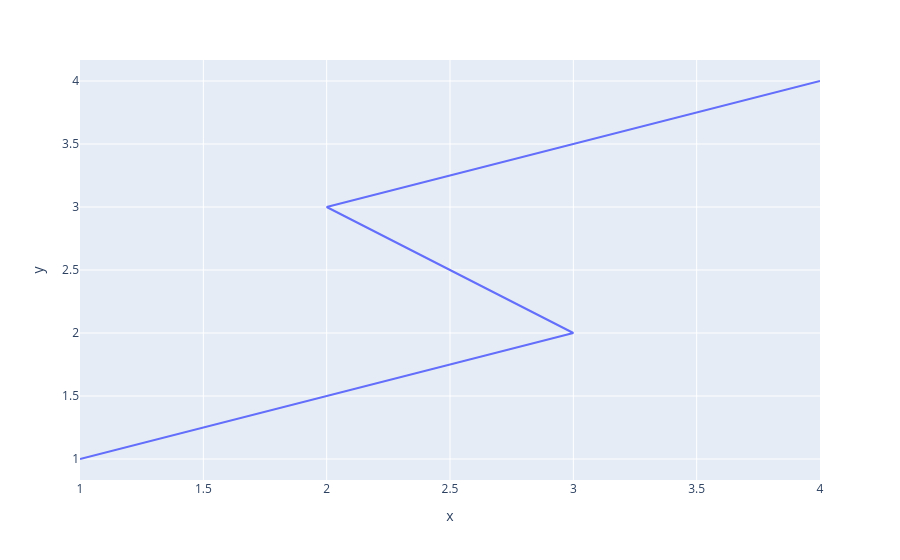

Notebook code for this chart:
### Markdown cell above
### Example 1

### Code cell
df = pd.DataFrame(dict(
    x = [1, 3, 2, 4],
    y = [1, 2, 3, 4]
))
fig = px.line(df, x="x", y="y")
fig.show()

### Figure 1 — Plotly figure (JSON) as saved in the notebook; plotly's stock layout.template omitted (floating-point values rounded to 4 significant figures)
{"data": [{"hovertemplate": "x=%{x}<br>y=%{y}<extra></extra>", "legendgroup": "", "line": {"color": "#636efa", "dash": "solid"}, "marker": {"symbol": "circle"}, "mode": "lines", "name": "", "orientation": "v", "showlegend": false, "type": "scatter", "x": [1, 3, 2, 4], "xaxis": "x", "y": [1, 2, 3, 4], "yaxis": "y"}], "layout": {"legend": {"tracegroupgap": 0}, "margin": {"t": 60}, "xaxis": {"anchor": "y", "domain": [0, 1], "title": {"text": "x"}}, "yaxis": {"anchor": "x", "domain": [0, 1], "title": {"text": "y"}}}}
